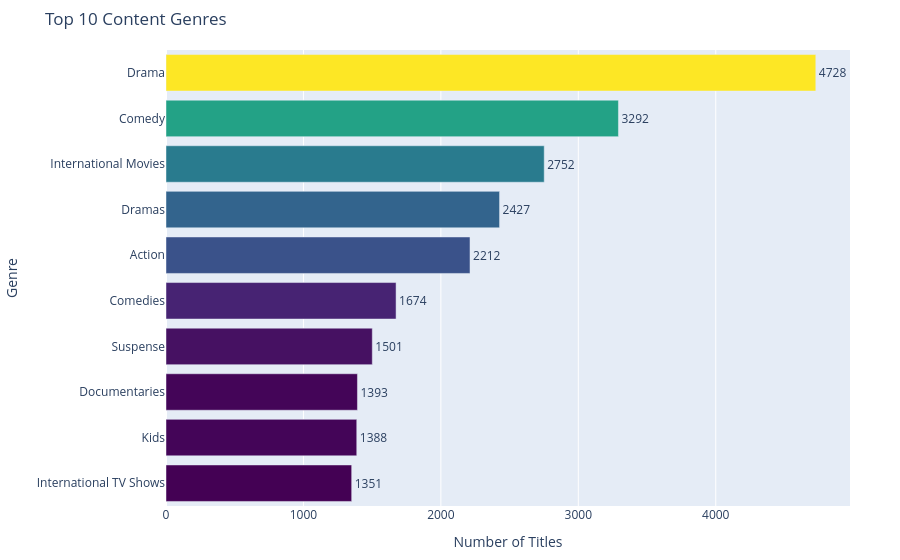
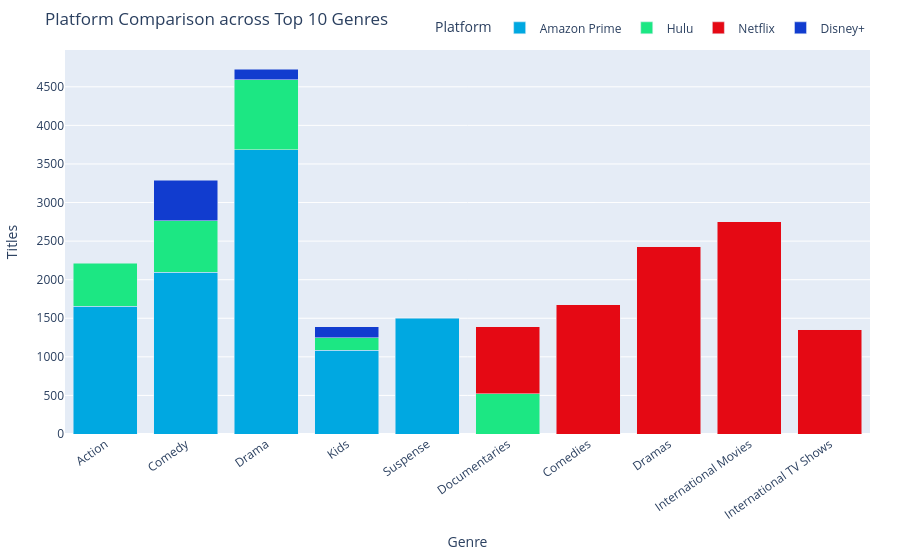

The notebook cell saved with these charts, in order:
### Markdown cell above
## 3. Genre Analysis

### Code cell
display(get_top_genres(df, 10))
fig3_bar = plot_top_genres_bar(df, 10)
fig3_bar.show()
fig3_stack = plot_genre_by_platform_stacked(df, 10)
fig3_stack.show()

### Figure 1 — Plotly figure (JSON) as saved in the notebook; plotly's stock layout.template omitted (floating-point values rounded to 4 significant figures)
{"data": [{"hovertemplate": "Number of Titles=%{marker.color}<br>Genre=%{y}<extra></extra>", "legendgroup": "", "marker": {"color": [1351, 1388, 1393, 1501, 1674, 2212, 2427, 2752, 3292, 4728], "coloraxis": "coloraxis", "pattern": {"shape": ""}}, "name": "", "orientation": "h", "showlegend": false, "text": [1351.0, 1388.0, 1393.0, 1501.0, 1674.0, 2212.0, 2427.0, 2752.0, 3292.0, 4728.0], "textposition": "outside", "type": "bar", "x": [1351, 1388, 1393, 1501, 1674, 2212, 2427, 2752, 3292, 4728], "xaxis": "x", "y": ["International TV Shows", "Kids", "Documentaries", "Suspense", "Comedies", "Action", "Dramas", "International Movies", "Comedy", "Drama"], "yaxis": "y"}], "layout": {"barmode": "relative", "coloraxis": {"autocolorscale": false, "colorbar": {"title": {"text": "Number of Titles"}}, "colorscale": [[0.0, "#440154"], [0.1111, "#482878"], [0.2222, "#3e4989"], [0.3333, "#31688e"], [0.4444, "#26828e"], [0.5556, "#1f9e89"], [0.6667, "#35b779"], [0.7778, "#6ece58"], [0.8889, "#b5de2b"], [1.0, "#fde725"]], "showscale": false}, "legend": {"tracegroupgap": 0}, "margin": {"b": 30, "l": 120, "r": 50, "t": 50}, "title": {"text": "Top 10 Content Genres"}, "xaxis": {"anchor": "y", "domain": [0.0, 1.0], "title": {"text": "Number of Titles"}}, "yaxis": {"anchor": "x", "domain": [0.0, 1.0], "title": {"text": "Genre"}}}}

### Figure 2 — Plotly figure (JSON) as saved in the notebook; plotly's stock layout.template omitted (floating-point values rounded to 4 significant figures)
{"data": [{"hovertemplate": "Platform=Amazon Prime<br>Genre=%{x}<br>Titles=%{y}<extra></extra>", "legendgroup": "Amazon Prime", "marker": {"color": "#00A8E1", "pattern": {"shape": ""}}, "name": "Amazon Prime", "orientation": "v", "showlegend": true, "textposition": "auto", "type": "bar", "x": ["Action", "Comedy", "Drama", "Kids", "Suspense"], "xaxis": "x", "y": [1657, 2099, 3687, 1085, 1501], "yaxis": "y"}, {"hovertemplate": "Platform=Hulu<br>Genre=%{x}<br>Titles=%{y}<extra></extra>", "legendgroup": "Hulu", "marker": {"color": "#1CE783", "pattern": {"shape": ""}}, "name": "Hulu", "orientation": "v", "showlegend": true, "textposition": "auto", "type": "bar", "x": ["Action", "Comedy", "Documentaries", "Drama", "Kids"], "xaxis": "x", "y": [555, 667, 524, 907, 162], "yaxis": "y"}, {"hovertemplate": "Platform=Netflix<br>Genre=%{x}<br>Titles=%{y}<extra></extra>", "legendgroup": "Netflix", "marker": {"color": "#E50914", "pattern": {"shape": ""}}, "name": "Netflix", "orientation": "v", "showlegend": true, "textposition": "auto", "type": "bar", "x": ["Comedies", "Documentaries", "Dramas", "International Movies", "International TV Shows"], "xaxis": "x", "y": [1674, 869, 2427, 2752, 1351], "yaxis": "y"}, {"hovertemplate": "Platform=Disney+<br>Genre=%{x}<br>Titles=%{y}<extra></extra>", "legendgroup": "Disney+", "marker": {"color": "#113CCF", "pattern": {"shape": ""}}, "name": "Disney+", "orientation": "v", "showlegend": true, "textposition": "auto", "type": "bar", "x": ["Comedy", "Drama", "Kids"], "xaxis": "x", "y": [526, 134, 141], "yaxis": "y"}], "layout": {"barmode": "stack", "legend": {"orientation": "h", "title": {"text": "Platform"}, "tracegroupgap": 0, "x": 1, "xanchor": "right", "y": 1.02, "yanchor": "bottom"}, "margin": {"b": 80, "l": 30, "r": 30, "t": 50}, "title": {"text": "Platform Comparison across Top 10 Genres"}, "xaxis": {"anchor": "y", "domain": [0.0, 1.0], "tickangle": -35, "title": {"text": "Genre"}}, "yaxis": {"anchor": "x", "domain": [0.0, 1.0], "title": {"text": "Titles"}}}}
